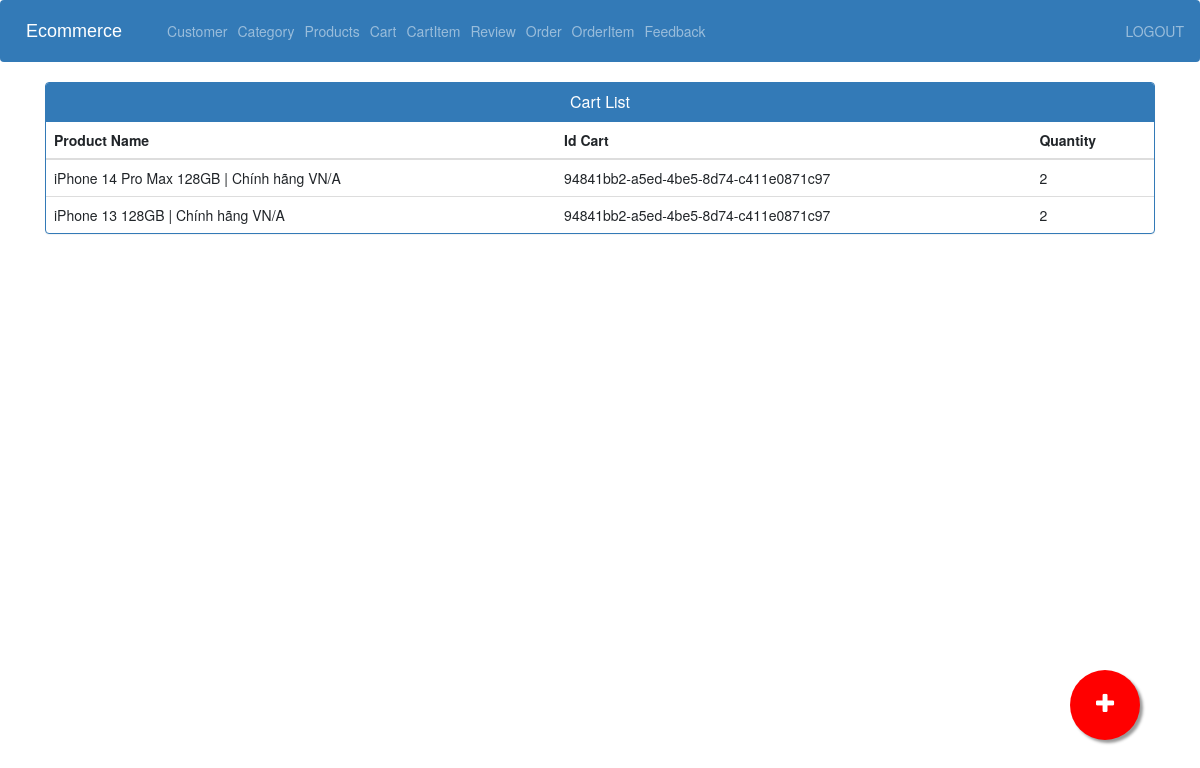
The app's page /cartitem_view_admin/ (signed in), older data.
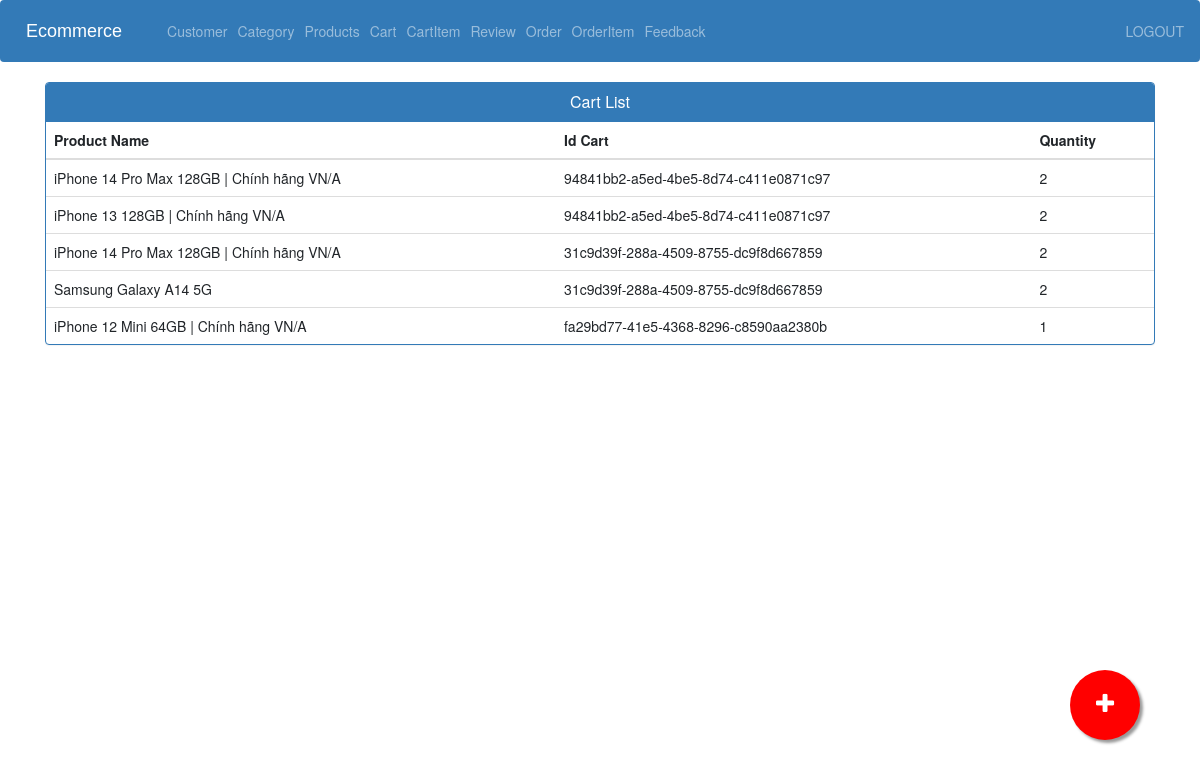
The same page, newer data.
### store/models.py (models this page shows, shortened)
class CartItem(models.Model):
    product = models.ForeignKey(Product, on_delete=models.CASCADE, related_name='items')
    cart = models.ForeignKey(Cart, on_delete= models.CASCADE, related_name="cartitems")
    quantity = models.IntegerField(default=0)

class Product(models.Model):
    category = models.ForeignKey(Category,on_delete=models.CASCADE)
    name = models.CharField(max_length=255,null=False, blank=True)
    image = models.ImageField(upload_to=get_file_path,null=True,blank=True)
    quantity = models.IntegerField(null=False, blank=False)
    description = models.TextField(max_length=1000,null=False, blank=False)
    original_price = models.FloatField(null=False, blank=False)
    selling_price = models.FloatField(null=False, blank=False)
    status = models.BooleanField(default=False, help_text="0=default, 1=Hidden")
    trending = models.BooleanField(default=False,help_text="0=default, 1=Trending")
    created_at = models.DateTimeField(auto_now_add=True)

class Cart(models.Model):
    id = models.UUIDField(default=uuid.uuid4, primary_key=True)
    user = models.ForeignKey(User,  on_delete=models.CASCADE)
    completed = models.BooleanField(default=False)

### store/views.py (the view)
# urls.py: path('cartitem_view_admin/',views.cartitem_view_admin, name='cartitem_view_admin'),
@login_required(login_url='adminlogin')
def cartitem_view_admin(request):
    cartitems= CartItem.objects.all()
    context = {'cartitems':cartitems}
    return render(request, 'admin/view_cartitem.html',context)

### store/templates/admin/view_cartitem.html (shortened to what this page needs)
{% extends 'admin/admin_base.html' %}
{% load static %}
{% block content %}
<head>
  <link href="//netdna.bootstrapcdn.com/bootstrap/3.0.0/css/bootstrap.min.css" rel="stylesheet" id="bootstrap-css">
</head>
<div class="container">
  <div class="panel panel-primary">
    <div class="panel-heading">
      <h6 class="panel-title">Cart List</h6>
    </div>
    <table class="table table-hover" id="dev-table">
      <thead>
        <tr>
          <th>Product Name</th>
          <th>Id Cart</th>
          <th>Quantity</th>
        </tr>
      </thead>
      {% for p in cartitems %}
      {% if p %}
      <tr>
        <td> {{p.product.name}}</td>
        <td>{{ p.cart.id }}</td>
        <td>{{p.quantity}}</td>
      </tr>
      {%else%}
      <br><br><br>
      <h1>no products</h1>
      {% endif %}
      {% endfor %}
    </table>
  </div>
</div>
<a href="{% url 'add_category_view' %}" class="float">
<i class="fa fa-plus my-float"></i>
</a>
{% endblock content %}

### store/templates/admin/admin_base.html (shortened to what this page needs)
<!DOCTYPE html>
{% load static %}
<html lang="en">
<head>
  <link rel="stylesheet" href="https://stackpath.bootstrapcdn.com/bootstrap/4.3.1/css/bootstrap.min.css">
  <link rel="stylesheet" href="https://maxcdn.bootstrapcdn.com/font-awesome/4.7.0/css/font-awesome.min.css">
</head>
<body>
  <div class="bs-example">
    <nav class="navbar navbar-expand-md navbar-dark fixed-top" style="background:#337AB7;">
      <a href="{% url 'admin_dashboard' %}" class="navbar-brand">Ecommerce</a>
      <div class="collapse navbar-collapse justify-content-between" id="navbarCollapse">
        <div class="navbar-nav">
          <a href="{% url 'customer_view' %}" class="nav-item nav-link">Customer</a>
          <a href="{% url 'category_view_admin' %}" class="nav-item nav-link">Category</a>
          <a href="{% url 'product_view' %}" class="nav-item nav-link">Products</a>
          <a href="{% url 'cart_view_admin' %}" class="nav-item nav-link">Cart</a>
          <a href="{% url 'cartitem_view_admin' %}" class="nav-item nav-link">CartItem</a>
          <a href="{% url 'review_view_admin' %}" class="nav-item nav-link">Review</a>
          <a href="{% url 'order_view_admin' %}" class="nav-item nav-link">Order</a>
          <a href="{% url 'orderitem_view_admin' %}" class="nav-item nav-link">OrderItem</a>
          <a href="" class="nav-item nav-link">Feedback</a>
        </div>
        <div class="navbar-nav navbar-right">
          <a href="{% url 'logoutadmin' %}" class="nav-item nav-link">LOGOUT</a>
        </div>
      </div>
    </nav>
  </div>
  {% block content %}
  {% endblock content %}
</body>
</html>

### store/templates/admin/admin_base.html (style rules this page uses)
.bs-example { margin: 0px; }
.navbar-brand { font-size: 20px; font-family: sans-serif; }
.fa { font-size: 23px; width: 60px; text-align: center; text-decoration: none; margin: 5px 2px; border-radius: 50%; }

### store/templates/admin/view_cartitem.html (style rules this page uses)
a:link { text-decoration: none; }
h6 { text-align: center; }
.float { position:fixed; width:70px; height:70px; bottom:60px; right:60px; background-color:red; color:#FFF; border-radius:50px; text-align:center; box-shadow: 3px 3px 3px #999; }
.my-float { margin-top:22px; }

Row changes from the older to the newer data that the page shows:
added CartItem: product.name "iPhone 14 Pro Max 128GB | Chính hãng VN/A", cart.id "31c9d39f-288a-4509-8755-dc9f8d667859", quantity "2"
added CartItem: product.name "Samsung Galaxy A14 5G", cart.id "31c9d39f-288a-4509-8755-dc9f8d667859", quantity "2"
added CartItem: product.name "iPhone 12 Mini 64GB | Chính hãng VN/A", cart.id "fa29bd77-41e5-4368-8296-c8590aa2380b", quantity "1"
